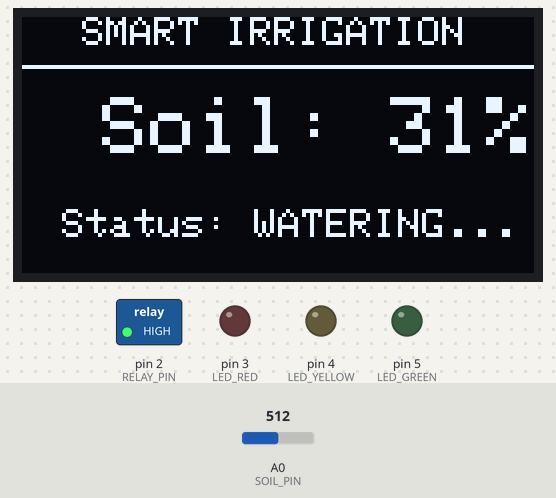
The sketch below on a simulated Arduino Uno, built with avr-gcc and run on an emulated ATmega328P. Shown: 128×64 one-colour display, switched loads named in the sketch (green lamp = pin HIGH), output pins drawn as LEDs (lit = HIGH). The test bench sets the inputs (shaded band); at power-on: A0 (SOIL_PIN) = 512. What the sketch prints to the serial monitor is not drawn.

Above: at 2.7 s.
2.8 s: A0 (SOIL_PIN) set to 602
At 4.6 s:
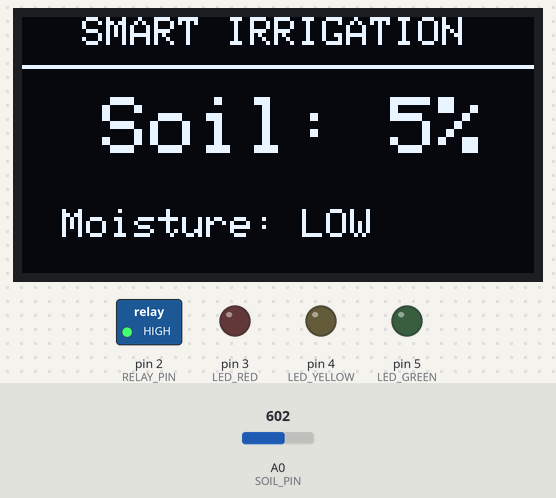
5.1 s: A0 (SOIL_PIN) set to 629
At 6.0 s:
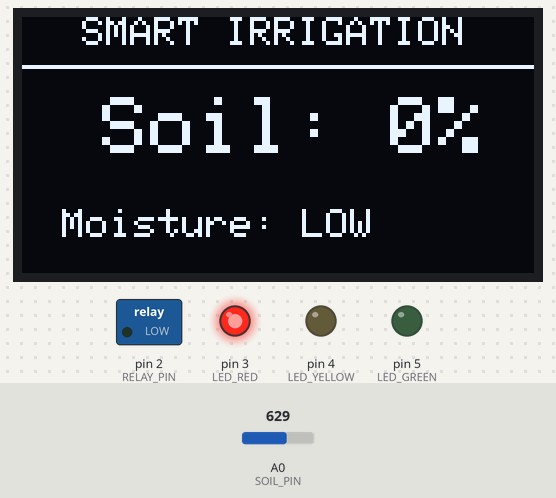
7.2 s: A0 (SOIL_PIN) set to 306
At 8.6 s:
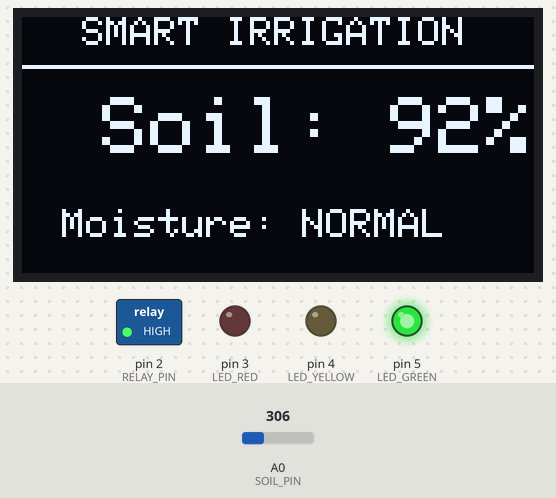
9.2 s: A0 (SOIL_PIN) set to 443
At 11.0 s:
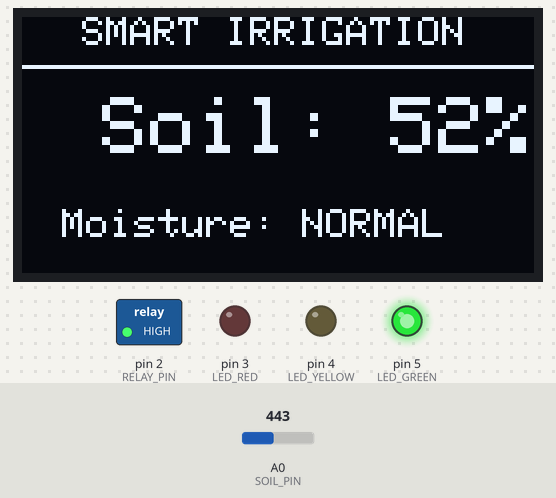
11.3 s: A0 (SOIL_PIN) set to 469
At 12.7 s:
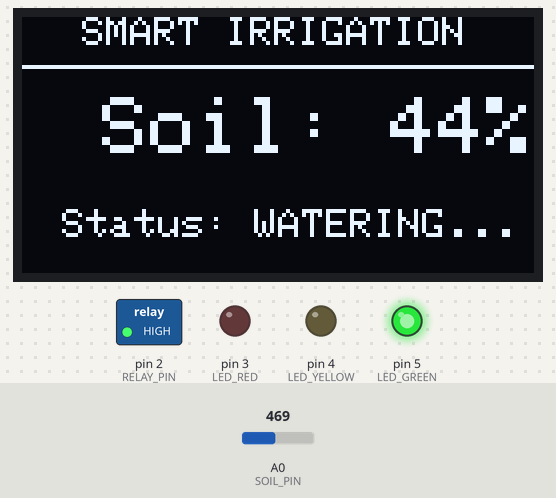
13.4 s: A0 (SOIL_PIN) set to 716
At 15.4 s:
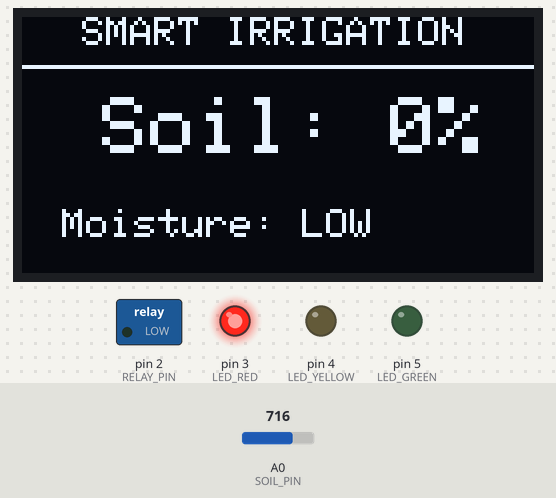
Timing chart, 0 to 16.4 s (numbered marks = the images above; inputs shaded):
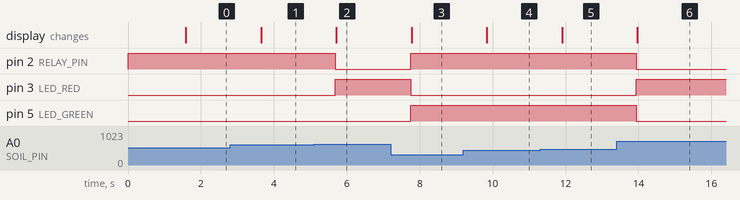

The sketch:

lol.ino
```cpp
#include <Wire.h>
#include <Adafruit_GFX.h>
#include <Adafruit_SSD1306.h>

// กำหนดขนาดหน้าจอ OLED
#define SCREEN_WIDTH 128
#define SCREEN_HEIGHT 64
#define OLED_RESET -1
Adafruit_SSD1306 display(SCREEN_WIDTH, SCREEN_HEIGHT, &Wire, OLED_RESET);

// กำหนดขาพินใช้งาน
#define SOIL_PIN A0        // ขาอ่านค่าจาก Capacitive Soil Moisture Sensor
#define RELAY_PIN 2        // ขาสั่งงานรีเลย์เปิด-ปิดปั๊มน้ำ
#define LED_RED 3          // ขาไฟ LED สีแดง
#define LED_YELLOW 4       // ขาไฟ LED สีเหลือง
#define LED_GREEN 5        // ขาไฟ LED สีเขียว

// ค่าการปรับเทียบเซนเซอร์ความชื้น (Calibrate Value)
// **หมายเหตุ:** แนะนำให้อ่านค่าในอากาศแห้ง (Air) และค่าในน้ำ (Water) แล้วเอามาแก้ไขตัวเลข 2 ตัวนี้
const int AirValue = 620;   // ค่า Analog ตอนเซนเซอร์แห้งสนิท (0%)
const int WaterValue = 280; // ค่า Analog ตอนจุ่มเซนเซอร์ลงน้ำ (100%)

bool isWatering = false;    // ตัวแปรเช็คสถานะการรดน้ำ

void setup() {
  Serial.begin(9600);

  // กำหนดโหมดของพิน
  pinMode(RELAY_PIN, OUTPUT);
  pinMode(LED_RED, OUTPUT);
  pinMode(LED_YELLOW, OUTPUT);
  pinMode(LED_GREEN, OUTPUT);

  // ตั้งค่าเริ่มต้นให้ปิดรีเลย์ (โมดูลรีเลย์ส่วนใหญ่เป็น Active LOW: HIGH คือปิด, LOW คือเปิด)
  digitalWrite(RELAY_PIN, HIGH);

  // ปิดไฟทุกดวงก่อน
  digitalWrite(LED_RED, LOW);
  digitalWrite(LED_YELLOW, LOW);
  digitalWrite(LED_GREEN, LOW);

  // เริ่มต้นการทำงานของหน้าจอ OLED (Address 0x3C)
  if (!display.begin(SSD1306_SWITCHCAPVCC, 0x3C)) {
    Serial.println(F("SSD1306 allocation failed"));
    for (;;); // ถ้าเชื่อมต่อจอไม่ได้ ให้หยุดทำงานตรงนี้
  }

  display.clearDisplay();
  display.setTextColor(SSD1306_WHITE);
  display.setTextSize(1);
  display.setCursor(20, 20);
  display.println(F("System Ready..."));
  display.display();
  delay(1500);
}

void loop() {
  // 1. อ่านค่า Analog จากเซนเซอร์
  int rawValue = analogRead(SOIL_PIN);

  // 2. แปลงค่าเป็นเปอร์เซ็นต์ (0 - 100%)
  int moisturePercent = map(rawValue, AirValue, WaterValue, 0, 100);
  moisturePercent = constrain(moisturePercent, 0, 100); // จำกัดค่าให้อยู่ช่วง 0-100%

  // 3. เงื่อนไขการสั่งงานปั๊มน้ำและไฟแสดงสถานะ
  if (moisturePercent <= 1) {
    // ความชื้นต่ำ: เริ่มสั่งรดน้ำ และติดไฟสีแดง
    isWatering = true;
    digitalWrite(RELAY_PIN, LOW); // เปิดปั๊มน้ำ (Active LOW)

    digitalWrite(LED_RED, HIGH);
    digitalWrite(LED_YELLOW, LOW);
    digitalWrite(LED_GREEN, LOW);

  } else if (isWatering && moisturePercent < 50) {
    // อยู่ระหว่างการรดน้ำเติมความชื้น: ทำงานต่อจนกว่าจะถึงค่าที่กำหนด
    digitalWrite(RELAY_PIN, LOW); // ปั๊มทำงานต่อ

    digitalWrite(LED_RED, LOW);
    digitalWrite(LED_YELLOW, HIGH); // ติดไฟสีเหลืองบอกสถานะกำลังรดน้ำ
    digitalWrite(LED_GREEN, LOW);

  } else if (moisturePercent >= 50) {
    // ความชื้นถึงเกณฑ์: หยุดรดน้ำ และติดไฟสีเขียว
    isWatering = false;
    digitalWrite(RELAY_PIN, HIGH); // ปิดปั๊มน้ำ

    digitalWrite(LED_RED, LOW);
    digitalWrite(LED_YELLOW, LOW);
    digitalWrite(LED_GREEN, HIGH);
  }

  // 4. แสดงผลบนหน้าจอ OLED
  display.clearDisplay();

  // หัวข้อ
  display.setTextSize(1);
  display.setCursor(15, 0);
  display.println(F("SMART IRRIGATION"));
  display.drawFastHLine(0, 12, 128, SSD1306_WHITE);

  // แสดงเปอร์เซ็นต์
  display.setTextSize(2);
  display.setCursor(20, 20);
  display.print(F("Soil: "));
  display.print(moisturePercent);
  display.print(F("%"));

  // แสดงข้อความสถานะความชื้นตามเงื่อนไข
  display.setTextSize(1);
  display.setCursor(10, 48);

  if (moisturePercent <= 29) {
    display.println(F("Moisture: LOW"));
  } else if (moisturePercent >= 50) {
    display.println(F("Moisture: NORMAL"));
  } else {
    display.println(F("Status: WATERING..."));
  }

  display.display();

  // ปริ้นต์ดูผ่าน Serial Monitor
  Serial.print("Raw: ");
  Serial.print(rawValue);
  Serial.print(" | Moisture: ");
  Serial.print(moisturePercent);
  Serial.println("%");

  delay(1000); // อ่านค่าอัปเดตทุกๆ 1 วินาที
}
```

Measured:
- the behaviour switches between 613 and 614 on A0 (SOIL_PIN) (found by bisection; images 1 and 2)
- the behaviour switches between 450 and 451 on A0 (SOIL_PIN) (found by bisection; images 4 and 5)
- after the input at 2.8 s, the display: changes after 0.85 s (image 1)
- after the input at 5.1 s, pin 2 (RELAY_PIN): HIGH → LOW after 0.59 s; pin 3 (LED_RED): LOW → HIGH after 0.59 s; the display: changes after 0.62 s (image 2)
- after the input at 7.2 s, pin 2 (RELAY_PIN), pin 5 (LED_GREEN): LOW → HIGH after 0.55 s; pin 3 (LED_RED): HIGH → LOW after 0.55 s; the display: changes after 0.58 s (image 3)
- after the input at 9.2 s, the display: changes after 0.64 s (image 4)
- after the input at 11.3 s, the display: changes after 0.61 s (image 5)
- after the input at 13.4 s, pin 2 (RELAY_PIN), pin 5 (LED_GREEN): HIGH → LOW after 0.54 s; pin 3 (LED_RED): LOW → HIGH after 0.54 s; the display: changes after 0.57 s (image 6)
